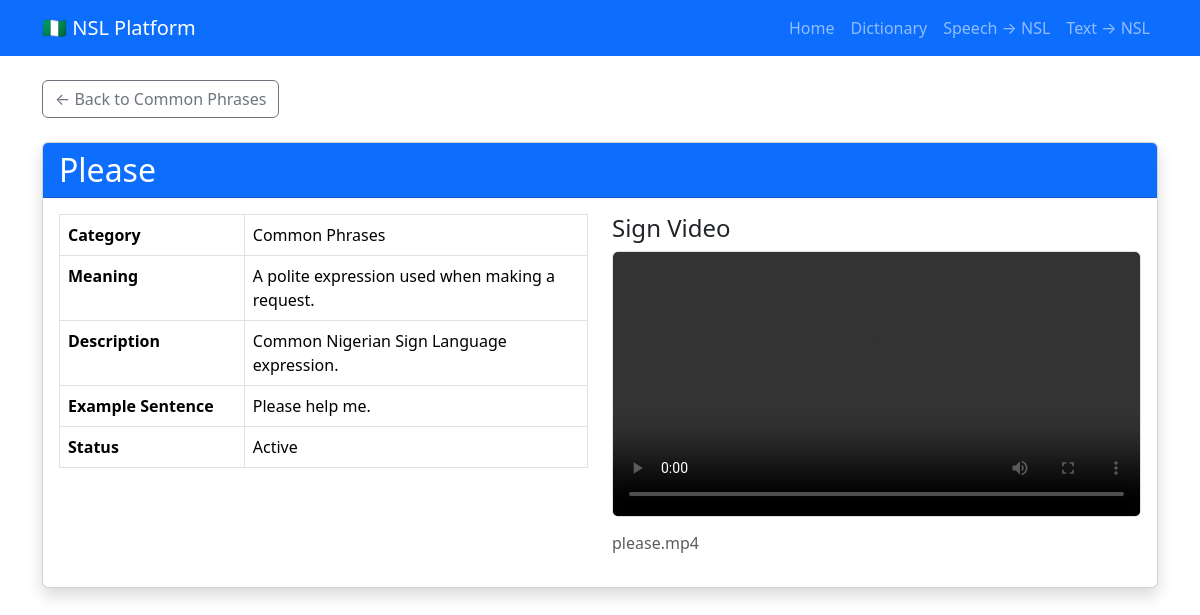
Screenshot of /dictionary/sign/1 with the database file from the repository.
### app/models/category.py (models this page shows, shortened)
class Category(db.Model):
    __tablename__ = "categories"
    id = db.Column(
        db.Integer,
        primary_key=True
    )
    name = db.Column(
        db.String(100),
        unique=True,
        nullable=False
    )
    description = db.Column(
        db.Text
    )
    signs = db.relationship(
        "Sign",
        back_populates="category",
        cascade="all, delete-orphan"
    )
    created_at = db.Column(
        db.DateTime(timezone=True),
        nullable=False,
        default=lambda: datetime.now(timezone.utc)
    )

### app/models/sign.py (models this page shows, shortened)
class Sign(db.Model):
    __tablename__ = "signs"
    id = db.Column(
        db.Integer,
        primary_key=True
    )
    word = db.Column(
        db.String(150),
        nullable=False
    )
    meaning = db.Column(
        db.Text
    )
    description = db.Column(
        db.Text
    )
    video_filename = db.Column(
        db.String(255)
    )
    example_sentence = db.Column(
        db.Text
    )
    status = db.Column(
        db.String(20),
        nullable=False,
        default="active"
    )
    category_id = db.Column(
        db.Integer,
        db.ForeignKey("categories.id"),
        nullable=True
    )
    category = db.relationship(
        "Category",
        back_populates="signs"
    )
    created_at = db.Column(
        db.DateTime(timezone=True),
        nullable=False,
        default=lambda: datetime.now(timezone.utc)
    )
    updated_at = db.Column(
        db.DateTime(timezone=True),
        nullable=False,
        default=lambda: datetime.now(timezone.utc),
        onupdate=lambda: datetime.now(timezone.utc)
    )

### app/dictionary/routes.py (the view)
@dictionary_bp.route("/sign/<int:sign_id>")
def sign(sign_id):
    sign = Sign.query.get_or_404(sign_id)
    return render_template(
        "dictionary/sign.html",
        sign=sign
    )

### app/templates/dictionary/sign.html (shortened to what this page needs)
{% extends "base.html" %}
{% block content %}
<div class="mb-4">
    <a href="{{ url_for('dictionary.category', category_id=sign.category.id) }}"
       class="btn btn-outline-secondary">
        ← Back to {{ sign.category.name }}
    </a>
</div>
<div class="card shadow">
    <div class="card-header bg-primary text-white">
        <h2 class="mb-0">
            {{ sign.word }}
        </h2>
    </div>
    <div class="card-body">
        <div class="row">
            <div class="col-md-6">
                <table class="table table-bordered">
                    <tr>
                        <th width="35%">Category</th>
                        <td>{{ sign.category.name }}</td>
                    </tr>
                    <tr>
                        <th>Meaning</th>
                        <td>{{ sign.meaning or "Not available" }}</td>
                    </tr>
                    <tr>
                        <th>Description</th>
                        <td>{{ sign.description or "Not available" }}</td>
                    </tr>
                    <tr>
                        <th>Example Sentence</th>
                        <td>{{ sign.example_sentence or "Not available" }}</td>
                    </tr>
                    <tr>
                        <th>Status</th>
                        <td>{{ sign.status|capitalize }}</td>
                    </tr>
                </table>
            </div>
            <div class="col-md-6">
                <h4>Sign Video</h4>
                {% if sign.video_filename %}
                <video
                    class="w-100 border rounded"
                    controls>
                    <source
                        src="{{ url_for('static', filename='videos/' + sign.video_filename) }}"
                        type="video/mp4">
                </video>
                <p class="mt-2 text-muted">
                    {{ sign.video_filename }}
                </p>
                {% else %}
                <div class="alert alert-warning">
                    No video available for this sign.
                </div>
                {% endif %}
            </div>
        </div>
    </div>
</div>
{% endblock %}

### rows the page displays
Category: category.name "Common Phrases"
Sign: word "Please", meaning "A polite expression used when making a request.", description "Common Nigerian Sign Language expression.", example_sentence "Please help me.", status "Active", video_filename "please.mp4"
